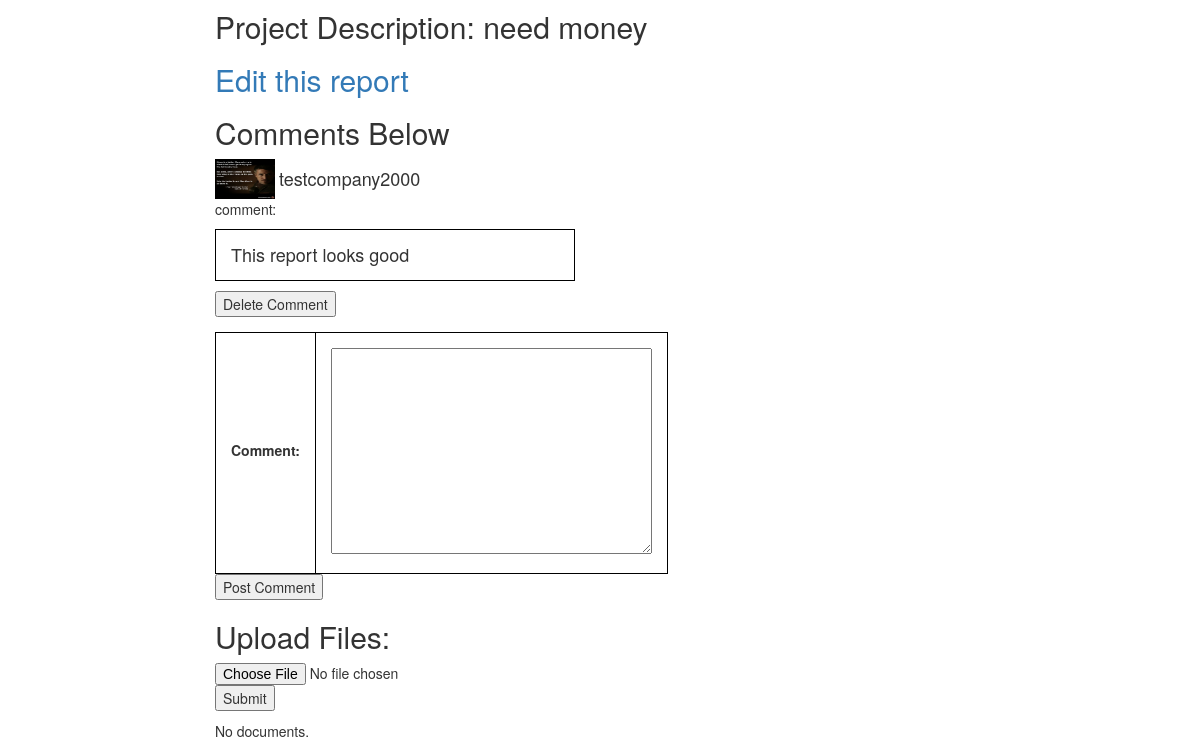
Before: /catalog/viewreport/3/success/ (signed in, lower part) with the older database file.
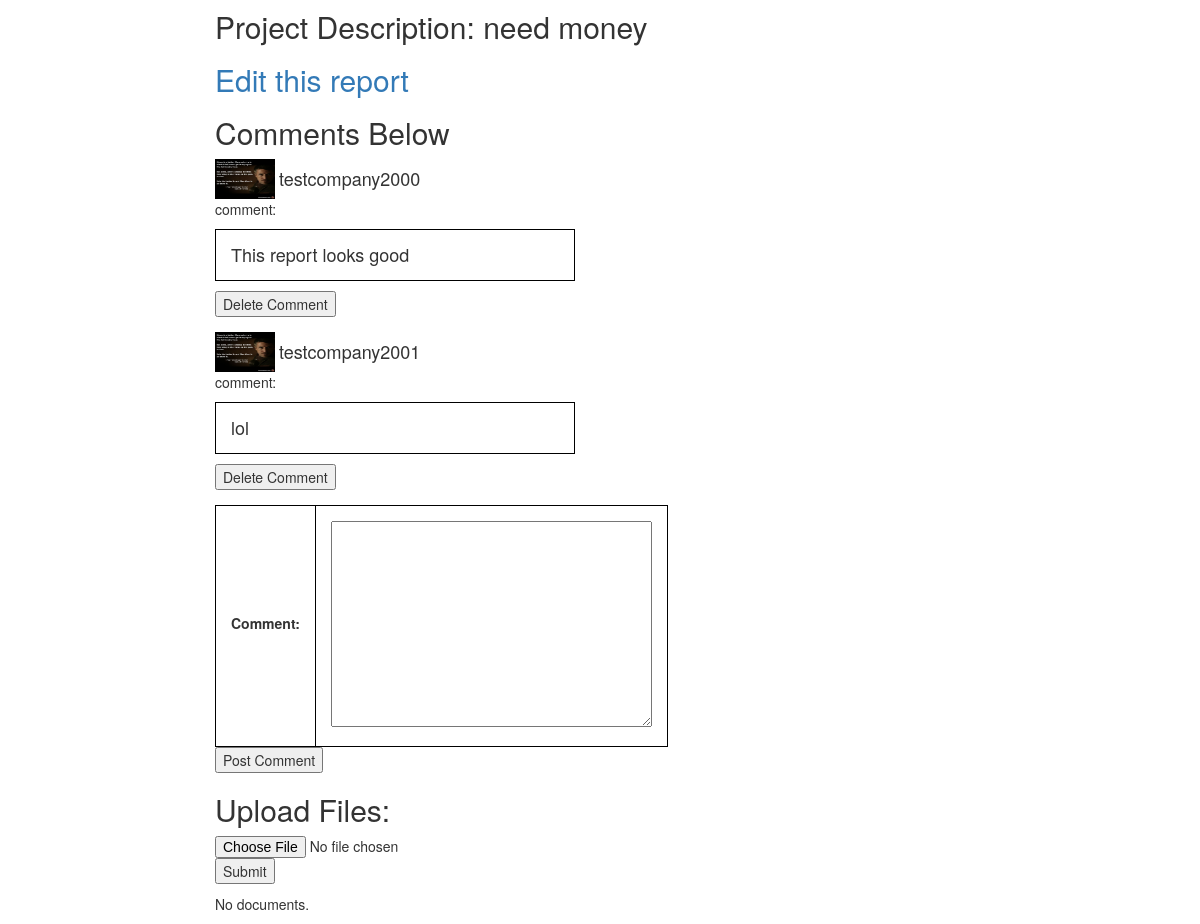
After: the same page with the newer database file.
### catalog/models.py (models this page shows)
class comment(models.Model):
    sender_name = models.CharField(max_length= 100, help_text='sender name')
    comment=models.CharField(max_length=2000,help_text="comment")
    report_id=models.IntegerField(default = 0, help_text='report id')

class profile(models.Model):
    user = models.OneToOneField(User,primary_key=True)
    is_manager = models.BooleanField(default = False)
    objects = models.Manager()
    is_company = models.BooleanField(default = False)
    is_investor=models.BooleanField(default=False)
    is_suspended = models.BooleanField(default=False)
    avatar = models.ImageField(upload_to='images/',blank = True,default='images/default.jpg')

### catalog/views.py (the view)
# urls.py: url(r'^viewreport/(?P<pk>[0-9]+)/$', views.viewreport, name='viewreport'),
@login_required(login_url = 'login')
def viewreport(request,pk):
    report=Report.objects.get(pk=pk)
    current_rate=0
    if request.method=="POST" and "post_comment" in request.POST:
        form=CommentForm(request.POST)
        if form.is_valid():
            comment_content=form.cleaned_data["comment"]
            comment.objects.create(sender_name=request.user.username,comment=comment_content,report_id=pk)
    elif request.method=="POST" and "delete-comment" in request.POST:
        print("delete-comment" in request.POST)
        comment_id=request.POST.get("comment_id")
        print(comment_id)
        comment_delete=comment.objects.get(id=comment_id)
        comment_delete.delete()
    elif request.method=="POST" and "rate" in request.POST:
        print(request.POST.get("dropdown"))
        rate=float(request.POST.get("dropdown"))
        current_rate=rate
        reportRate.objects.create(report_rate=rate,rate_by=request.user.username,report_id=pk)
    elif request.method=="POST" and "favorite_report" in request.POST:
        report.is_favorite=True
        report.save()
    elif request.method=="POST" and "unfavorite_report" in request.POST:
        report.is_favorite=False
        report.save()
    reportRates=reportRate.objects.filter(report_id=pk)
    totalRate=0
    count=0
    for r in reportRates:
        totalRate+=r.report_rate
        count+=1
    if count!=0:
        average_rate=totalRate/count
    else:
        average_rate=0
    report.average_rate=average_rate
    report.save()
    average_rate_format=format(report.average_rate, '.3f')
    comments=comment.objects.filter(report_id=pk)
    geolocator = Nominatim()
    location = geolocator.geocode(report.location)
    print(location.latitude)
    print(location.longitude)
    return render(request,'view_report.html',{
    "report":report,"location":location,"commentform":CommentForm(),"comments":comments,"averageRate":average_rate_format,"currentRate":current_rate
})

### catalog/forms.py
class CommentForm(forms.Form):
    comment = forms.CharField(widget=forms.Textarea)

### catalog/templates/view_report.html (shortened to what this page needs)
{% extends "base_generic.html" %}
{% block content %}
   <head>
  </head>
  <body>
  </body>
<h2>
  Project Description:
  {{report.description}}
</h2>
<h2>
    <a href={% url 'edit_report' report.pk %}>Edit this report</a>
</h2>
<h2>Comments Below</h2>
{% for comment in comments  %}
<div class="people-wrap">
  <div class="people">
<img src = "{{ user.profile.avatar.url }}" width = "60" height="40">
</div>
<div class="card">
 <h4>{{comment.sender_name}}</h4>
</div>
</div>
<br/>
comment: <h4 class="comment">{{comment.comment}}</h4>
<form method = "POST" action ="." class = "form-group">{% csrf_token %}
        <input type="submit" class = "submit" value="Delete Comment" name = "delete-comment" />
        </form>
{% endfor  %}
<form method = "POST" action ="." class = "form-group">{% csrf_token %}
            <table>
            {{ commentform}}
            </table>
            <input type="submit" class = "submit" value="Post Comment" name="post_comment"/>
        </form>
<h2>Upload Files:</h2>
         <form action="{% url 'uploadfile' report.pk %}" method="post" enctype="multipart/form-data">{% csrf_token %}
    <p>
      <input id="id_image" type="file" class="" name="file">
    <input type="submit" value="Submit" />
</form>
{% if documents %}
            <ul>
                {% for document in documents %}
                    <li><a href="{{ document.url }}">{{ document.name }}</a></li>
                {% endfor %}
            </ul>
        {% else %}
            <p>No documents.</p>
{% endif %}
{% endblock %}

Changed rows visible on the page:
added comment: profile.avatar (picture), sender_name "testcompany2001", comment "lol"
